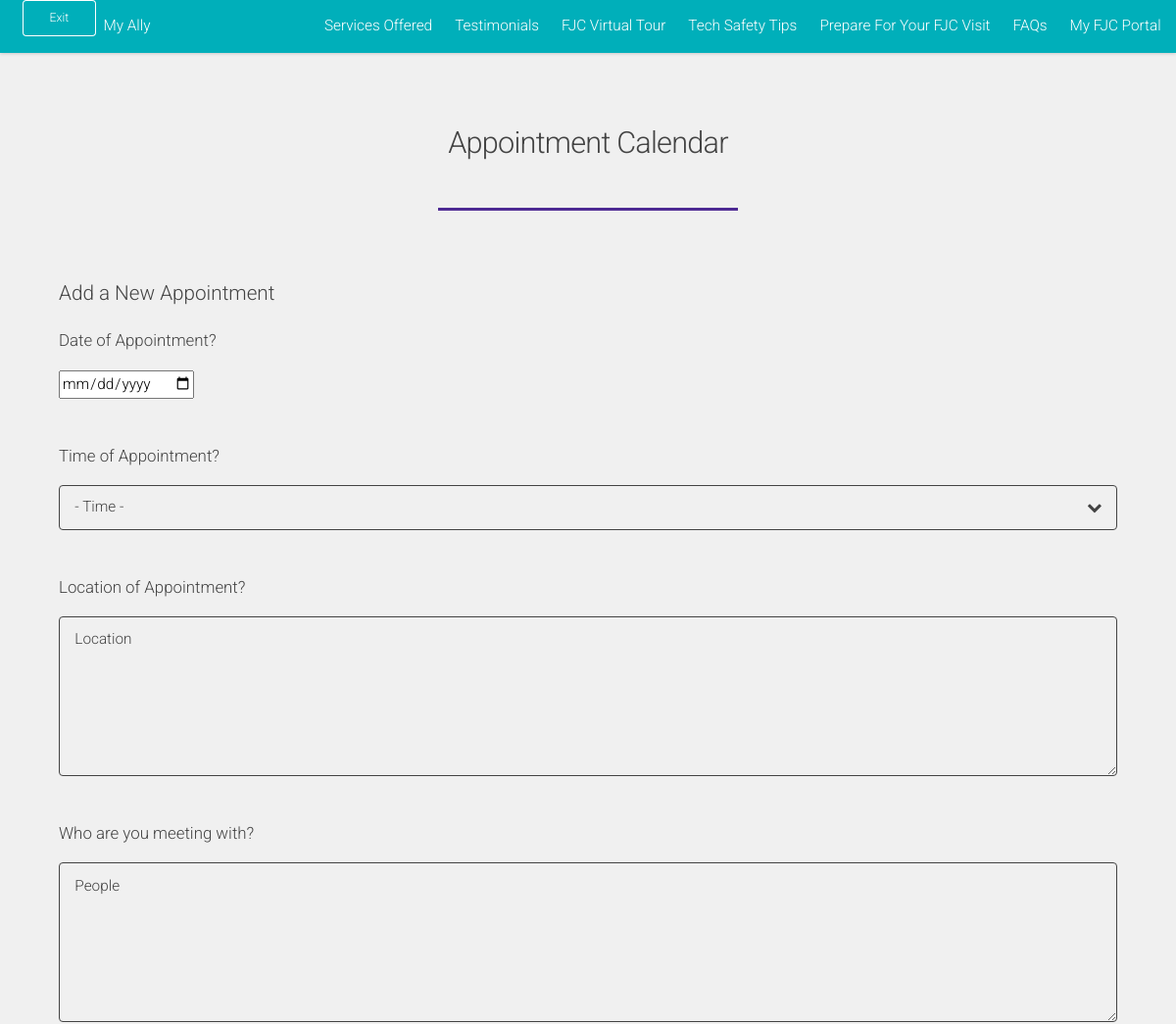
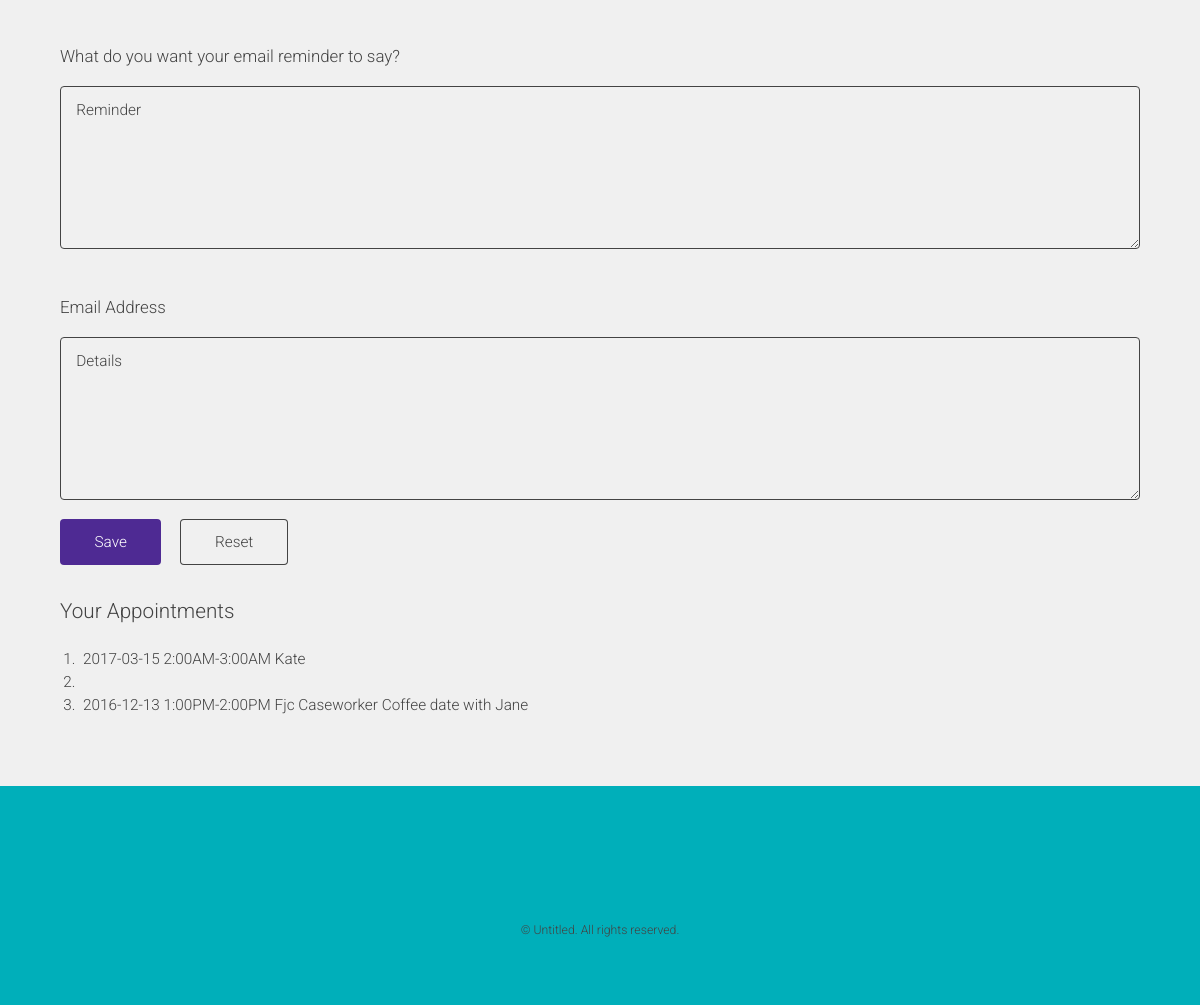
Page /calendar (signed in) on the committed database (2 pictures, top to bottom).
### demo/models.py (models this page shows)
class Calendar(models.Model):
    cal_date = models.CharField(max_length=141)
    cal_time = models.CharField(max_length=141)
    cal_place = models.CharField(max_length=141)
    cal_people = models.CharField(max_length=141)
    cal_text = models.CharField(max_length=141)
    cal_email = models.CharField(max_length=141)
    pub_date = models.DateTimeField('date published')

### demo/views.py (the view)
# urls.py: url(r'^calendar', views.calendar, name='calendar'),
def calendar(request):
    state = request.session.get('IS_LOGIN',False)
    if not(state):
        return redirect('http://google.com')
    if len(request.POST) > 0:
        t = Calendar(cal_date=request.POST['cday'],cal_time=request.POST.get('ctime',False),cal_place=request.POST.get('place',False),cal_people=request.POST.get('people',False),cal_text=request.POST.get('appoint',False),cal_email=request.POST['email'], pub_date=timezone.now())
        t.save()
    cal_list = Calendar.objects.order_by('-pub_date')
    context = {
        'cal_list': cal_list,
        }
    return render(request, 'demo/calendar.html', context)

### demo/templates/demo/calendar.html (shortened to what this page needs)
<!DOCTYPE HTML>
<html>
<head>
    {% load static %}
    <link rel="stylesheet" href="{% static "assets/css/main.css" %}" />
    <link rel="stylesheet" type="text/css" href="{% static "assets/css/mobipick.css" %}" />
</head>
<body>
<div id="page-wrapper">
    <header id="header">
        <ul>
            <li id="escape"><a href="escape.html" class="button small fit">Exit</a></li>
            <li><h1 id="logo"><a href="index.html">My Ally</a></h1></li>
            <li>
                <nav id="nav">
                    <ul>
                        <li><a herf="">Services Offered</a></li>
                        <li><a href="testimonial.html">Testimonials</a></li>
                        <li>
                            <a href="fjc.html">FJC Virtual Tour</a>
                        </li>
                        <li><a href="phone-safe.html">Tech Safety Tips</a>
                        <li><a href="prepare-visit.html">Prepare For Your FJC Visit</a></li>
                        <li><a href="FAQs.html">FAQs</a></li>
                        <li><a href="log-in.html">My FJC Portal</a></li>
                    </ul>
                </nav>
            </li>
        </ul>
    </header>
      <div id="main" class="wrapper style1">
        <div class="container">
          <header class="major">
            <h2>Appointment Calendar</h2>
          </header>
      <section>
        <h3>Add a New Appointment</h3>
        <form method="post" action="{% url 'calendar' %}">
        <h4>Date of Appointment? </h4>
        <input type="date" name="cday" min="2016-10-01" style="color:black">
        <div class="12u$">
          <br></br>
          <h4>Time of Appointment?</h4>
          <div class="select-wrapper">
            <select name="ctime" id="category">
              <option value="">- Time -</option>
            </select>
          </div>
      </div>
      <br></br>
      <h4>Location of Appointment?</h4>
      <div class="row uniform 50%">
        <div class="12u$">
          <textarea name="place" id="detail" placeholder="Location" rows="6"></textarea>
        </div>
        </div>
      <br></br>
      <h4>Who are you meeting with?</h4>
      <div class="row uniform 50%">
        <div class="12u$">
          <textarea name="people" id="detail" placeholder="People" rows="6"></textarea>
        </div>
      </div>
          <br></br>
          <h4>What do you want your email reminder to say?</h4>
          <div class="row uniform 50%">
            <div class="12u$">
              <textarea name="appoint" id="detail" placeholder="Reminder" rows="6"></textarea>
            </div>
          </div>
          <br></br>
          <h4>Email Address</h4>
          <div class="row uniform 50%">
            <div class="12u$">
              <textarea name="email" id="detail" placeholder="Details" rows="6"></textarea>
            </div>
            <div class="12u$">
              <ul class="actions">
                <li><input type="submit" value="Save" class="special"  /></li>
                <li><input type="reset" value="Reset" /></li>
              </ul>
            </div>
          </div>
        </form>
      </section>
      <h3>Your Appointments</h3>
      <div id="appontments">
          {% if cal_list %}
          <ol>
              {% for cal in cal_list %}
              <li>{{ cal.cal_date }}
              {{ cal.cal_time }}
              {{ cal.cal_place }}
              {{ cal.cal_people }}
              {{ cal.cal_text }}
              {{ cal.cal_email}}</li>
              {% endfor %}
          </ol>
          {% endif %}
      </div>
  </div>
  </div>
    <footer id="footer">
        <ul class="icons">
            <li><a href="#" class="icon alt fa-twitter"><span class="label">Twitter</span></a></li>
            <li><a href="#" class="icon alt fa-facebook"><span class="label">Facebook</span></a></li>
            <li><a href="#" class="icon alt fa-linkedin"><span class="label">LinkedIn</span></a></li>
            <li><a href="#" class="icon alt fa-instagram"><span class="label">Instagram</span></a></li>
            <li><a href="#" class="icon alt fa-github"><span class="label">GitHub</span></a></li>
            <li><a href="#" class="icon alt fa-envelope"><span class="label">Email</span></a></li>
        </ul>
        <ul class="copyright">
            <li>&copy; Untitled. All rights reserved.</li>
        </ul>
    </footer>
</div>
</body>
</html>

### rows in the picture
Calendar: cal_date "2017-03-15", cal_time "2:00AM-3:00AM", cal_people "Kate"
Calendar: cal_date "2016-12-13", cal_time "1:00PM-2:00PM", cal_place "Fjc", cal_people "Caseworker", cal_text "Coffee date with Jane"
